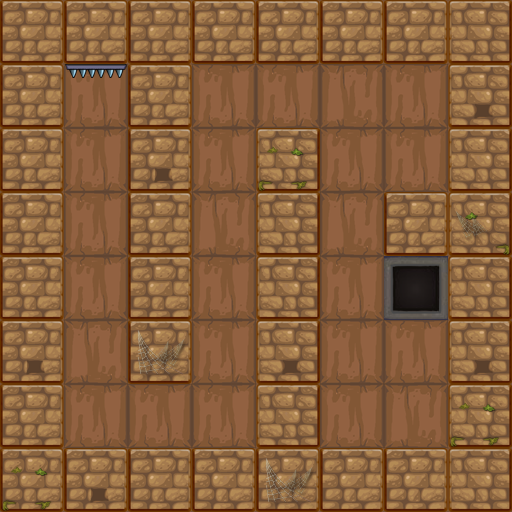

A 2D game scene composited from a Tiled map and its tileset images. What follows is a short description and the map's XML, with each tile layer's data collapsed to a summary:
An orthogonal 8x8 tile map with 64x64 px tiles, 2 tile layers (bg1, fg1) and 16 objects (7x wall, 3x torches, dong, ding, player, ...).

<map version="1.0" orientation="orthogonal" renderorder="right-down" width="8" height="8" tilewidth="64" tileheight="64">
 <properties>
  <property name="maxStep" value="7" />
 </properties>
 <tileset firstgid="1" name="lv1map" tilewidth="64" tileheight="64">
  <image source="lv1map.png" width="256" height="256" />
  <tile id="0">
   <properties>
    <property name="active" value="false" />
   </properties>
  </tile>
 </tileset>
 <layer name="bg1" width="8" height="8">
  <data>[64 cells, 64 non-empty, 3 distinct tile ids]</data>
 </layer>
 <layer name="fg1" width="8" height="8">
  <data>[64 cells, 14 non-empty, 6 distinct tile ids]</data>
 </layer>
 <objectgroup name="obj1">
  <object name="wall" x="0" y="0" width="512" height="64" />
  <object name="wall" x="128" y="0" width="64" height="384" />
  <object name="wall" x="0" y="0" width="64" height="512" />
  <object name="wall" x="0" y="448" width="512" height="64" />
  <object name="wall" x="448" y="0" width="64" height="512" />
  <object name="wall" x="384" y="192" width="128" height="64" />
  <object name="wall" x="256" y="128" width="64" height="384" />
  <object name="dong" x="384" y="256" width="64" height="64" />
  <object name="ding" x="64" y="64" width="64" height="13" />
  <object name="player" x="64" y="384" width="64" height="64" />
  <object name="torches" x="128" y="256" width="64" height="64" />
  <object name="torches" x="256" y="128" width="64" height="64" />
  <object name="torches" x="384" y="192" width="64" height="64" />
  <object name="door" x="384" y="384" width="64" height="64" />
  <object name="enemy" x="384" y="128" width="64" height="64" />
  <object name="key" x="320" y="384" width="64" height="64">
   <properties>
    <property name="active" value="false" />
   </properties>
  </object>
 </objectgroup>
</map>
